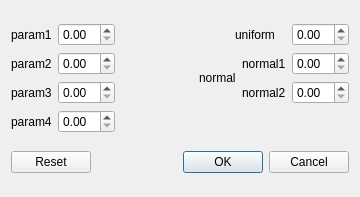
<?xml version="1.0" encoding="UTF-8"?>
<ui version="4.0">
 <class>AdvancedDialog</class>
 <widget class="QDialog" name="AdvancedDialog">
  <property name="geometry">
   <rect>
    <x>0</x>
    <y>0</y>
    <width>360</width>
    <height>197</height>
   </rect>
  </property>
  <property name="windowTitle">
   <string>Dialog</string>
  </property>
  <layout class="QGridLayout" name="gridLayout">
   <item row="0" column="0">
    <layout class="QVBoxLayout" name="verticalLayout_3">
     <item>
      <layout class="QHBoxLayout" name="horizontalLayout_9">
       <item>
        <layout class="QHBoxLayout" name="horizontalLayout">
         <item>
          <widget class="QLabel" name="label_7">
           <property name="text">
            <string>param1</string>
           </property>
          </widget>
         </item>
         <item>
          <spacer name="horizontalSpacer">
           <property name="orientation">
            <enum>Qt::Horizontal</enum>
           </property>
           <property name="sizeType">
            <enum>QSizePolicy::Preferred</enum>
           </property>
           <property name="sizeHint" stdset="0">
            <size>
             <width>0</width>
             <height>20</height>
            </size>
           </property>
          </spacer>
         </item>
         <item>
          <widget class="QDoubleSpinBox" name="doubleSpinBox"/>
         </item>
        </layout>
       </item>
       <item>
        <spacer name="horizontalSpacer_10">
         <property name="orientation">
          <enum>Qt::Horizontal</enum>
         </property>
         <property name="sizeType">
          <enum>QSizePolicy::MinimumExpanding</enum>
         </property>
         <property name="sizeHint" stdset="0">
          <size>
           <width>0</width>
           <height>20</height>
          </size>
         </property>
        </spacer>
       </item>
       <item>
        <layout class="QHBoxLayout" name="horizontalLayout_5">
         <item>
          <widget class="QLabel" name="label_4">
           <property name="text">
            <string>uniform</string>
           </property>
          </widget>
         </item>
         <item>
          <spacer name="horizontalSpacer_5">
           <property name="orientation">
            <enum>Qt::Horizontal</enum>
           </property>
           <property name="sizeType">
            <enum>QSizePolicy::MinimumExpanding</enum>
           </property>
           <property name="sizeHint" stdset="0">
            <size>
             <width>0</width>
             <height>20</height>
            </size>
           </property>
          </spacer>
         </item>
         <item>
          <widget class="QDoubleSpinBox" name="doubleSpinBox_5"/>
         </item>
        </layout>
       </item>
      </layout>
     </item>
     <item>
      <layout class="QHBoxLayout" name="horizontalLayout_11">
       <item>
        <layout class="QVBoxLayout" name="verticalLayout_2">
         <item>
          <layout class="QHBoxLayout" name="horizontalLayout_2">
           <item>
            <widget class="QLabel" name="label">
             <property name="text">
              <string>param2</string>
             </property>
            </widget>
           </item>
           <item>
            <spacer name="horizontalSpacer_2">
             <property name="orientation">
              <enum>Qt::Horizontal</enum>
             </property>
             <property name="sizeType">
              <enum>QSizePolicy::MinimumExpanding</enum>
             </property>
             <property name="sizeHint" stdset="0">
              <size>
               <width>0</width>
               <height>20</height>
              </size>
             </property>
            </spacer>
           </item>
           <item>
            <widget class="QDoubleSpinBox" name="doubleSpinBox_2"/>
           </item>
          </layout>
         </item>
         <item>
          <layout class="QHBoxLayout" name="horizontalLayout_3">
           <item>
            <widget class="QLabel" name="label_2">
             <property name="text">
              <string>param3</string>
             </property>
            </widget>
           </item>
           <item>
            <spacer name="horizontalSpacer_3">
             <property name="orientation">
              <enum>Qt::Horizontal</enum>
             </property>
             <property name="sizeHint" stdset="0">
              <size>
               <width>0</width>
               <height>20</height>
              </size>
             </property>
            </spacer>
           </item>
           <item>
            <widget class="QDoubleSpinBox" name="doubleSpinBox_3"/>
           </item>
          </layout>
         </item>
        </layout>
       </item>
       <item>
        <spacer name="horizontalSpacer_8">
         <property name="orientation">
          <enum>Qt::Horizontal</enum>
         </property>
         <property name="sizeType">
          <enum>QSizePolicy::MinimumExpanding</enum>
         </property>
         <property name="sizeHint" stdset="0">
          <size>
           <width>0</width>
           <height>20</height>
          </size>
         </property>
        </spacer>
       </item>
       <item>
        <layout class="QHBoxLayout" name="horizontalLayout_8">
         <item>
          <widget class="QLabel" name="label_8">
           <property name="text">
            <string>normal</string>
           </property>
          </widget>
         </item>
         <item>
          <spacer name="horizontalSpacer_9">
           <property name="orientation">
            <enum>Qt::Horizontal</enum>
           </property>
           <property name="sizeType">
            <enum>QSizePolicy::Expanding</enum>
           </property>
           <property name="sizeHint" stdset="0">
            <size>
             <width>0</width>
             <height>20</height>
            </size>
           </property>
          </spacer>
         </item>
         <item>
          <spacer name="horizontalSpacer_6">
           <property name="orientation">
            <enum>Qt::Horizontal</enum>
           </property>
           <property name="sizeType">
            <enum>QSizePolicy::MinimumExpanding</enum>
           </property>
           <property name="sizeHint" stdset="0">
            <size>
             <width>0</width>
             <height>20</height>
            </size>
           </property>
          </spacer>
         </item>
         <item>
          <layout class="QVBoxLayout" name="verticalLayout">
           <item>
            <layout class="QHBoxLayout" name="horizontalLayout_7">
             <item>
              <widget class="QLabel" name="label_5">
               <property name="text">
                <string>normal1</string>
               </property>
              </widget>
             </item>
             <item>
              <widget class="QDoubleSpinBox" name="doubleSpinBox_6"/>
             </item>
            </layout>
           </item>
           <item>
            <layout class="QHBoxLayout" name="horizontalLayout_6">
             <item>
              <widget class="QLabel" name="label_6">
               <property name="text">
                <string>normal2</string>
               </property>
              </widget>
             </item>
             <item>
              <widget class="QDoubleSpinBox" name="doubleSpinBox_7"/>
             </item>
            </layout>
           </item>
          </layout>
         </item>
        </layout>
       </item>
      </layout>
     </item>
     <item>
      <layout class="QHBoxLayout" name="horizontalLayout_10">
       <item>
        <layout class="QHBoxLayout" name="horizontalLayout_4">
         <item>
          <widget class="QLabel" name="label_3">
           <property name="text">
            <string>param4</string>
           </property>
          </widget>
         </item>
         <item>
          <spacer name="horizontalSpacer_4">
           <property name="orientation">
            <enum>Qt::Horizontal</enum>
           </property>
           <property name="sizeType">
            <enum>QSizePolicy::Preferred</enum>
           </property>
           <property name="sizeHint" stdset="0">
            <size>
             <width>0</width>
             <height>20</height>
            </size>
           </property>
          </spacer>
         </item>
         <item>
          <widget class="QDoubleSpinBox" name="doubleSpinBox_4"/>
         </item>
        </layout>
       </item>
       <item>
        <spacer name="horizontalSpacer_7">
         <property name="orientation">
          <enum>Qt::Horizontal</enum>
         </property>
         <property name="sizeType">
          <enum>QSizePolicy::MinimumExpanding</enum>
         </property>
         <property name="sizeHint" stdset="0">
          <size>
           <width>0</width>
           <height>20</height>
          </size>
         </property>
        </spacer>
       </item>
      </layout>
     </item>
    </layout>
   </item>
   <item row="1" column="0">
    <widget class="QDialogButtonBox" name="buttonBox">
     <property name="orientation">
      <enum>Qt::Horizontal</enum>
     </property>
     <property name="standardButtons">
      <set>QDialogButtonBox::Cancel|QDialogButtonBox::Ok|QDialogButtonBox::Reset</set>
     </property>
    </widget>
   </item>
  </layout>
  <zorder>buttonBox</zorder>
  <zorder>label</zorder>
  <zorder>label_2</zorder>
  <zorder>label_3</zorder>
  <zorder>label_4</zorder>
  <zorder>label_5</zorder>
  <zorder>label_6</zorder>
  <zorder>label_7</zorder>
  <zorder>doubleSpinBox</zorder>
  <zorder>doubleSpinBox_2</zorder>
  <zorder>doubleSpinBox_3</zorder>
  <zorder>doubleSpinBox_4</zorder>
  <zorder>doubleSpinBox_5</zorder>
  <zorder>doubleSpinBox_6</zorder>
  <zorder>doubleSpinBox_7</zorder>
  <zorder>label_8</zorder>
  <zorder>horizontalSpacer</zorder>
  <zorder>horizontalSpacer_2</zorder>
  <zorder>horizontalSpacer_3</zorder>
  <zorder>horizontalSpacer_4</zorder>
  <zorder>horizontalSpacer_5</zorder>
  <zorder>horizontalSpacer_6</zorder>
  <zorder>verticalSpacer_2</zorder>
  <zorder></zorder>
  <zorder>horizontalSpacer_7</zorder>
  <zorder>horizontalSpacer_8</zorder>
 </widget>
 <resources/>
 <connections>
  <connection>
   <sender>buttonBox</sender>
   <signal>accepted()</signal>
   <receiver>AdvancedDialog</receiver>
   <slot>accept()</slot>
   <hints>
    <hint type="sourcelabel">
     <x>248</x>
     <y>254</y>
    </hint>
    <hint type="destinationlabel">
     <x>157</x>
     <y>274</y>
    </hint>
   </hints>
  </connection>
  <connection>
   <sender>buttonBox</sender>
   <signal>rejected()</signal>
   <receiver>AdvancedDialog</receiver>
   <slot>reject()</slot>
   <hints>
    <hint type="sourcelabel">
     <x>316</x>
     <y>260</y>
    </hint>
    <hint type="destinationlabel">
     <x>286</x>
     <y>274</y>
    </hint>
   </hints>
  </connection>
 </connections>
</ui>
